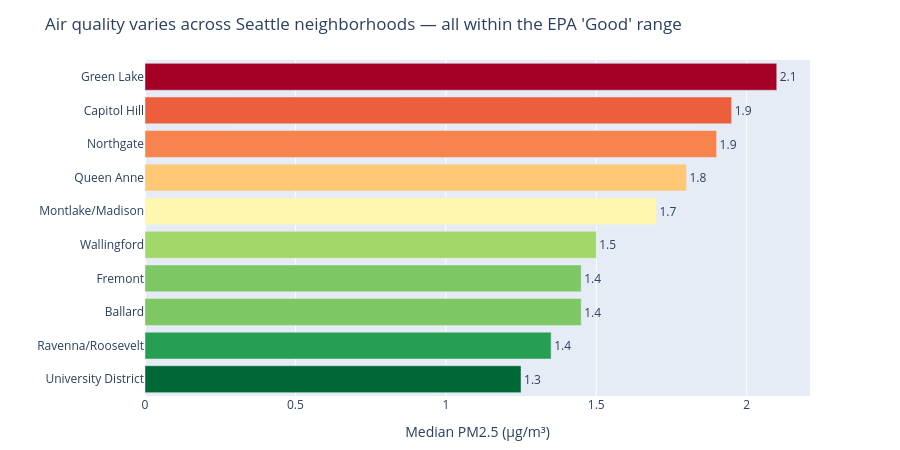

Write notebook code for a chart like this one.
### Markdown cell above
### Question 1 — Microclimates: How does PM2.5 vary across Seattle neighborhoods?

PurpleAir sensors are dense enough in Seattle to compare air quality at the neighborhood level.
The analysis assigns each sensor to a named neighborhood using latitude/longitude bounding boxes,
then plots median PM2.5 (more robust than mean given faulty sensors).

### Code cell
# Filter out physically implausible readings (>200 µg/m³)
df_clean = df[df["pm2.5"] <= 200].copy()
print(f"Removed {len(df) - len(df_clean)} sensor(s) with implausible readings (>200 µg/m³)")

# Assign neighborhoods via bounding boxes
neighborhood_boxes = {
    "Ballard":             (47.655, 47.690, -122.410, -122.360),
    "Fremont":             (47.645, 47.665, -122.370, -122.340),
    "Wallingford":         (47.655, 47.670, -122.340, -122.310),
    "Green Lake":          (47.670, 47.695, -122.340, -122.305),
    "University District": (47.650, 47.670, -122.320, -122.285),
    "Ravenna/Roosevelt":   (47.670, 47.695, -122.305, -122.270),
    "Queen Anne":          (47.625, 47.655, -122.380, -122.330),
    "Capitol Hill":        (47.610, 47.635, -122.325, -122.295),
    "Montlake/Madison":    (47.630, 47.650, -122.305, -122.270),
    "Northgate":           (47.695, 47.710, -122.340, -122.275),
}

def assign_neighborhood(row):
    lat, lon = row["latitude"], row["longitude"]
    for hood, (min_lat, max_lat, min_lon, max_lon) in neighborhood_boxes.items():
        if min_lat <= lat <= max_lat and min_lon <= lon <= max_lon:
            return hood
    return "Other Seattle"

df_clean["neighborhood"] = df_clean.apply(assign_neighborhood, axis=1)

hood_summary = (
    df_clean.groupby("neighborhood")
    .agg(median_pm25=("pm2.5", "median"), sensors=("pm2.5", "count"))
    .reset_index()
)
plot_df = (
    hood_summary[hood_summary["neighborhood"] != "Other Seattle"]
    .sort_values("median_pm25", ascending=True)
)

fig1 = px.bar(
    plot_df,
    x="median_pm25",
    y="neighborhood",
    orientation="h",
    color="median_pm25",
    color_continuous_scale="RdYlGn_r",
    text="median_pm25",
    title="Air quality varies across Seattle neighborhoods — all within the EPA 'Good' range",
    labels={"median_pm25": "Median PM2.5 (µg/m³)", "neighborhood": ""},
)
fig1.update_traces(texttemplate="%{text:.1f}", textposition="outside")
fig1.update_layout(
    coloraxis_showscale=False,
    xaxis_title="Median PM2.5 (µg/m³)",
    height=450,
    yaxis=dict(automargin=True),
    margin=dict(r=90, t=60, b=40),
)
fig1.show()
fig1.write_image("chart_neighborhood.png")
print("Saved chart_neighborhood.png")

### Figure 1 — Plotly figure (JSON) as saved in the notebook; plotly's stock layout.template omitted (floating-point values rounded to 4 significant figures)
{"data": [{"hovertemplate": "Median PM2.5 (µg/m³)=%{marker.color}<br>=%{y}<extra></extra>", "legendgroup": "", "marker": {"color": [1.25, 1.35, 1.45, 1.45, 1.5, 1.7, 1.8, 1.9, 1.95, 2.1], "coloraxis": "coloraxis", "pattern": {"shape": ""}}, "name": "", "orientation": "h", "showlegend": false, "text": [1.25, 1.35, 1.45, 1.45, 1.5, 1.7, 1.8, 1.9, 1.95, 2.1], "textposition": "outside", "texttemplate": "%{text:.1f}", "type": "bar", "x": [1.25, 1.35, 1.45, 1.45, 1.5, 1.7, 1.8, 1.9, 1.95, 2.1], "xaxis": "x", "y": ["University District", "Ravenna/Roosevelt", "Ballard", "Fremont", "Wallingford", "Montlake/Madison", "Queen Anne", "Northgate", "Capitol Hill", "Green Lake"], "yaxis": "y"}], "layout": {"barmode": "relative", "coloraxis": {"colorbar": {"title": {"text": "Median PM2.5 (µg/m³)"}}, "colorscale": [[0.0, "rgb(0,104,55)"], [0.1, "rgb(26,152,80)"], [0.2, "rgb(102,189,99)"], [0.3, "rgb(166,217,106)"], [0.4, "rgb(217,239,139)"], [0.5, "rgb(255,255,191)"], [0.6, "rgb(254,224,139)"], [0.7, "rgb(253,174,97)"], [0.8, "rgb(244,109,67)"], [0.9, "rgb(215,48,39)"], [1.0, "rgb(165,0,38)"]], "showscale": false}, "height": 450, "legend": {"tracegroupgap": 0}, "margin": {"b": 40, "r": 90, "t": 60}, "title": {"text": "Air quality varies across Seattle neighborhoods — all within the EPA 'Good' range"}, "xaxis": {"anchor": "y", "domain": [0.0, 1.0], "title": {"text": "Median PM2.5 (µg/m³)"}}, "yaxis": {"anchor": "x", "automargin": true, "domain": [0.0, 1.0], "title": {"text": ""}}}}
